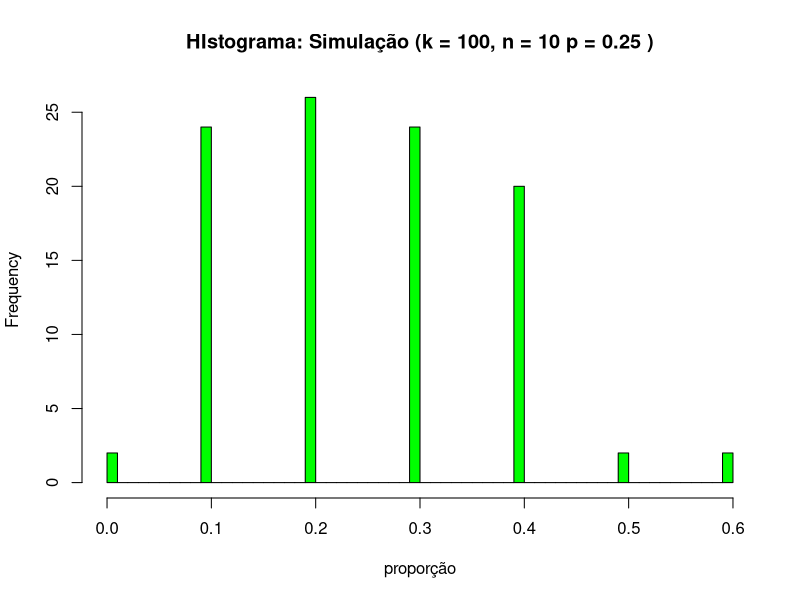
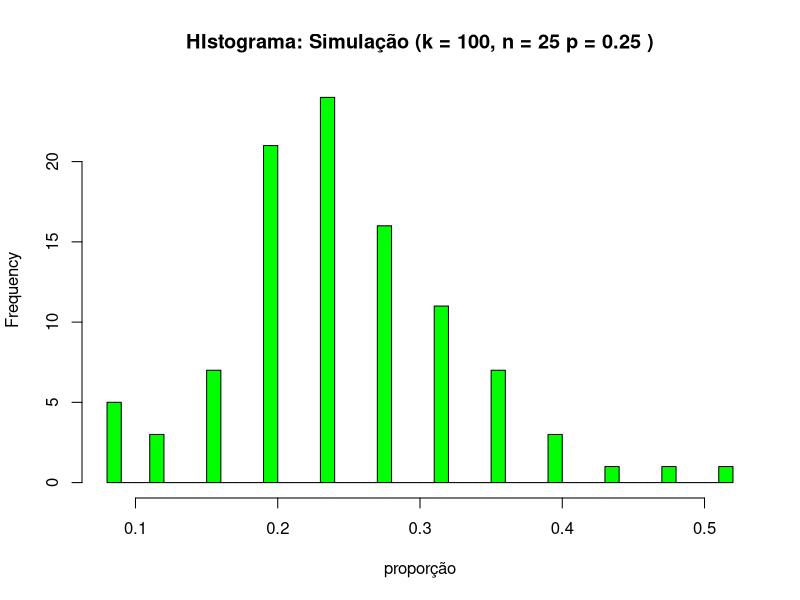
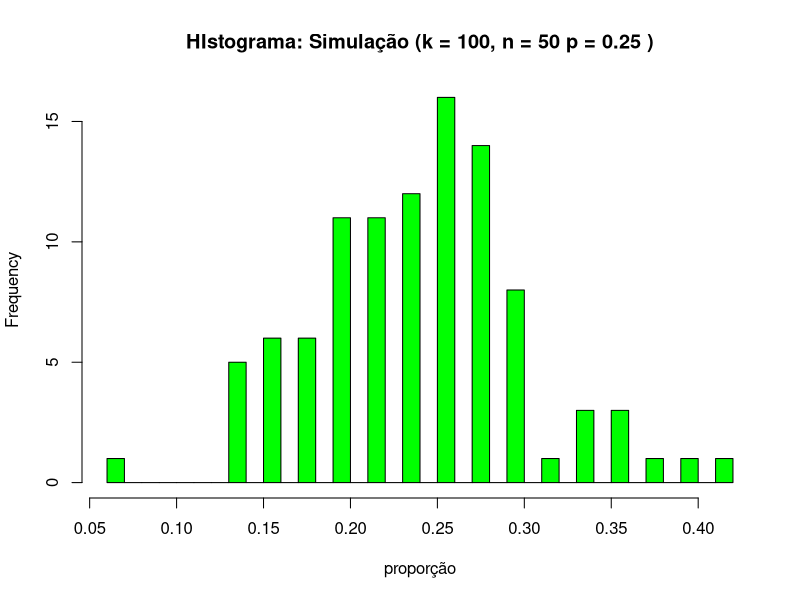
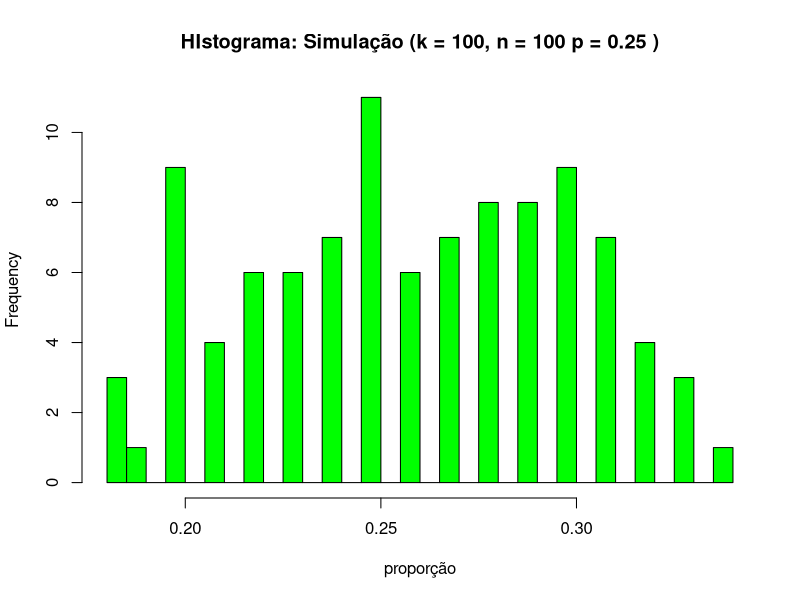
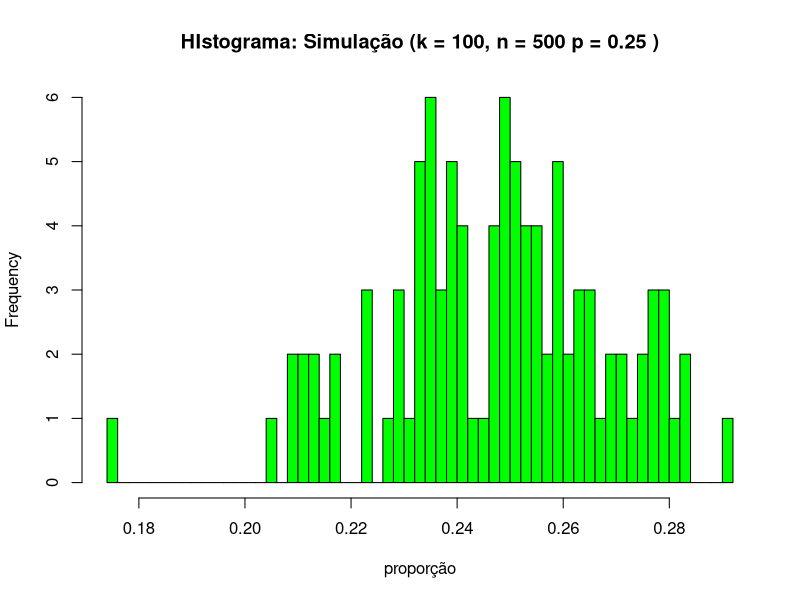
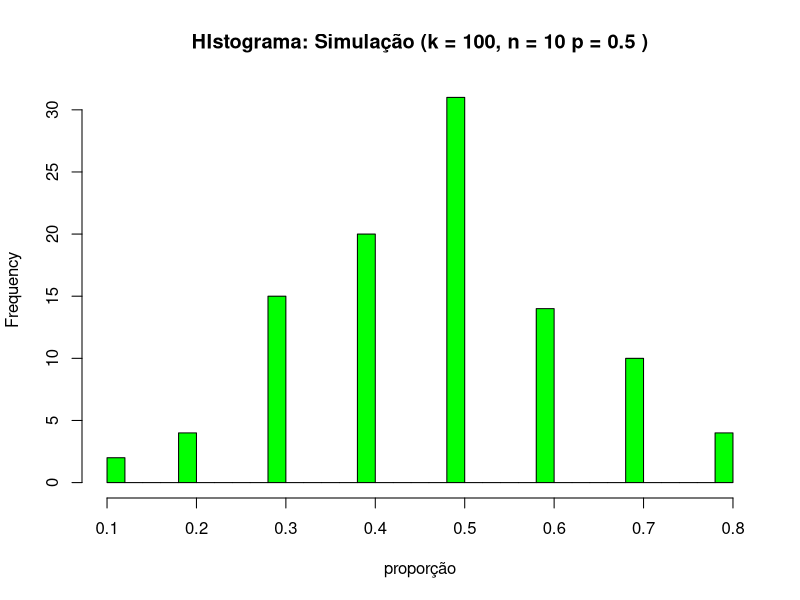
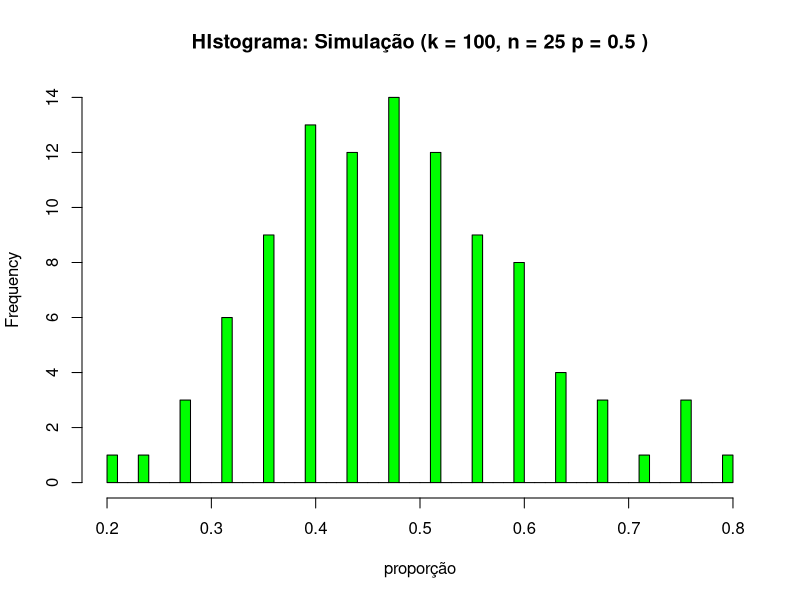
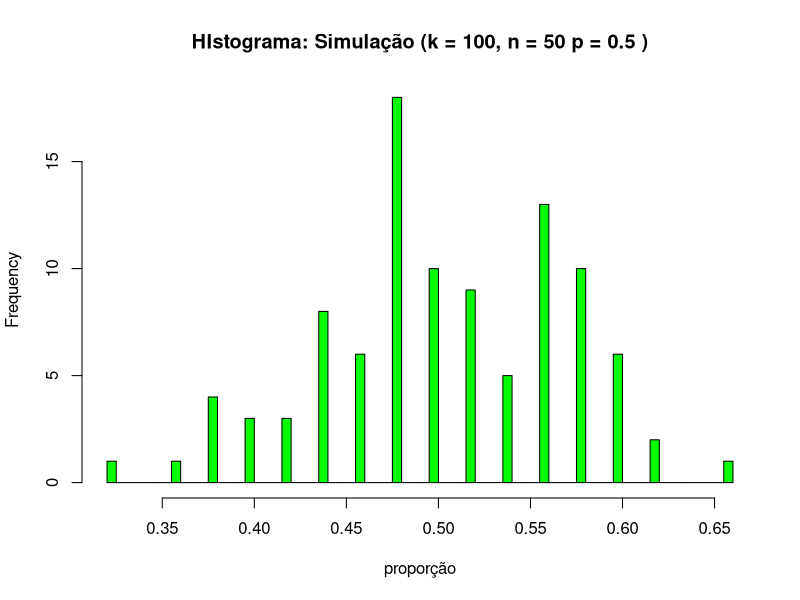

Write the R code that produced these figures, in order.
## ---- chunk 1

moeda <- function(p){
  x <- runif(1)
  if(x < p){
    1
  } else{
    0
  }
}

## ---- chunk 2
res <- NULL

moedas <- function(n, p){
    for(i in 1:n){
      res[i] <- moeda(p)
    }
  res
}
## ---- chunk 3
proporcao <- function(resultados){
  sum(resultados == 1)/length(resultados)
}
## ---- chunk 4
prop <- NULL
simulacao <- function(k, n, p){
  for(i in 1:k){
    resultados <- moedas(n,p)
    prop[i] <- proporcao(resultados)
  }
  prop
}
## ---- chunk 5
histograma <- function(k, n, p){
  hist(simulacao(k, n, p), main = paste("HIstograma: Simulação (k = 100, n =",n,"p =",p,")"), xlab = "proporção", breaks=50, col="green")
}

for(i in c(10, 25, 50, 100, 500)){
  histograma(100, i, 0.25)
}
## ---- chunk 6
for(i in c(10, 25, 50, 100, 500)){
  histograma(100, i, 0.5)
}
## ---- chunk 7
for(i in c(10, 25, 50, 100, 500)){
  histograma(100, i, 0.75)
}

